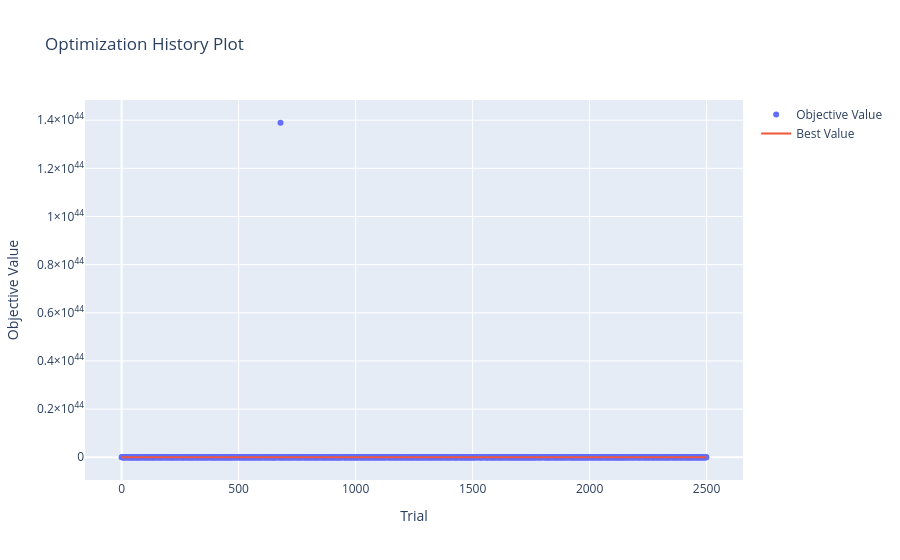
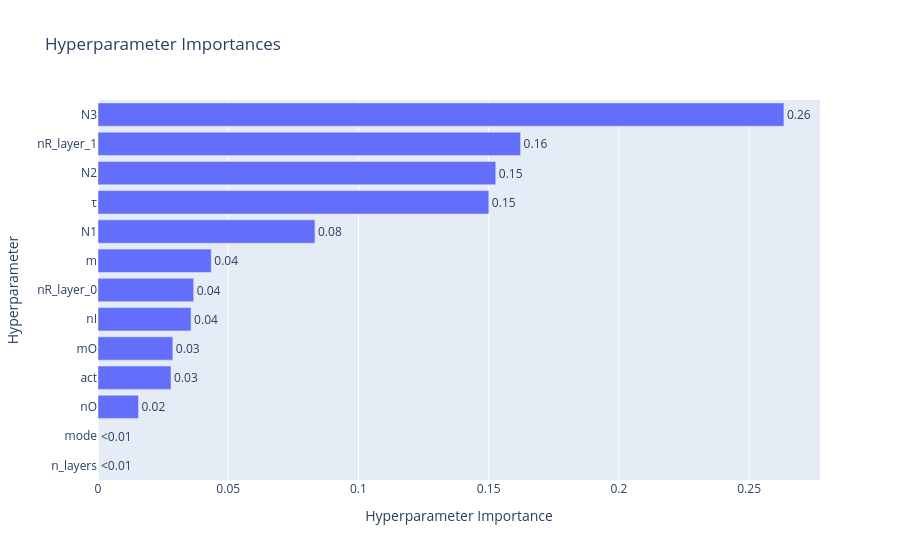
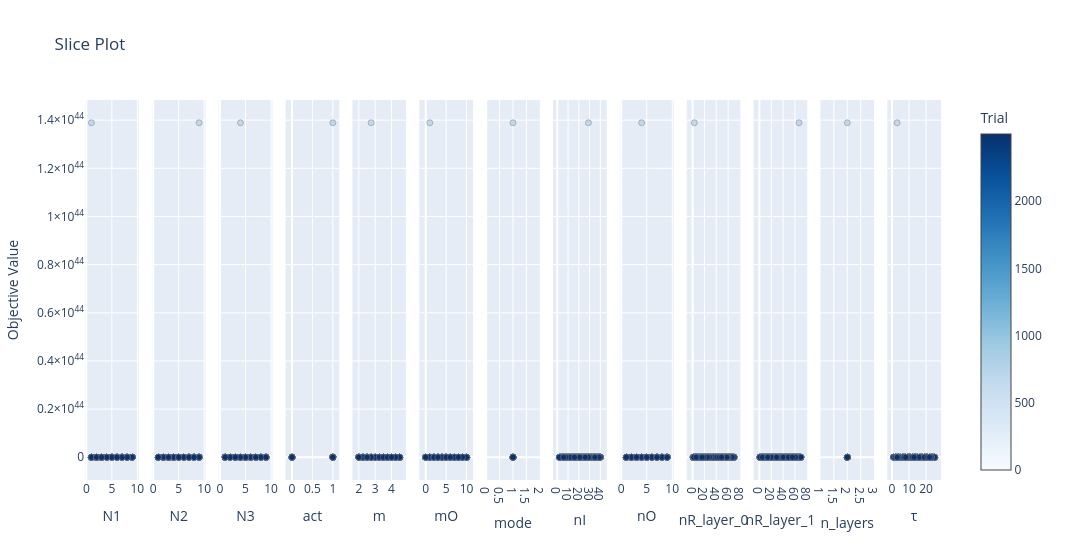

The code cell stored with these charts, in order, in its notebook:
### Markdown cell above
Phase 3 — analysis (new cell):

### Code cell
db = 'sqlite:///' + os.path.abspath(os.path.join('Optimization', RunTag(), 'optuna.db')).replace(os.sep, '/')
for name in sorted(optuna.get_all_study_names(db)):
    st = optuna.load_study(study_name=name, storage=db)
    done = [t for t in st.trials if t.state == optuna.trial.TrialState.COMPLETE]
    best = f'{min(t.value for t in done):.4f}' if done else '-'
    print(f'{name}: {len(st.trials)} trials | {len(done)} completos | melhor {best}')

st = optuna.load_study(study_name='obj1_L2-2_s1', storage=db)   # escolha o estudo
optuna.visualization.plot_optimization_history(st).show()
optuna.visualization.plot_param_importances(st).show()
optuna.visualization.plot_slice(st).show()

### Figure 1 — Plotly figure (JSON) as saved in the notebook; plotly's stock layout.template omitted (floating-point values rounded to 4 significant figures; data arrays with more than 128 entries replaced by an {"elided": "..."} marker saying what was removed)
{"data": [{"mode": "markers", "name": "Objective Value", "type": "scatter", "x": {"elided": "2267 int values"}, "y": {"elided": "2267 float values"}}, {"mode": "lines", "name": "Best Value", "type": "scatter", "x": {"elided": "2500 int values"}, "y": {"elided": "2500 float values"}}, {"marker": {"color": "#cccccc"}, "mode": "markers", "name": "Infeasible Trial", "showlegend": false, "type": "scatter", "x": [], "y": []}], "layout": {"title": {"text": "Optimization History Plot"}, "xaxis": {"title": {"text": "Trial"}}, "yaxis": {"title": {"text": "Objective Value"}}}}

### Figure 2 — Plotly figure (JSON) as saved in the notebook; plotly's stock layout.template omitted (floating-point values rounded to 4 significant figures)
{"data": [{"cliponaxis": false, "hovertemplate": ["n_layers (IntDistribution): 0.0<extra></extra>", "mode (IntDistribution): 0.0<extra></extra>", "nO (IntDistribution): 0.015554503875111082<extra></extra>", "act (IntDistribution): 0.028031393438066536<extra></extra>", "mO (IntDistribution): 0.028735097604801453<extra></extra>", "nI (IntDistribution): 0.03573854928442146<extra></extra>", "nR_layer_0 (IntDistribution): 0.03673874146421515<extra></extra>", "m (FloatDistribution): 0.043491985548139156<extra></extra>", "N1 (IntDistribution): 0.08331051390741918<extra></extra>", "τ (IntDistribution): 0.15006503697678023<extra></extra>", "N2 (IntDistribution): 0.15272536775304<extra></extra>", "nR_layer_1 (IntDistribution): 0.16225340814622333<extra></extra>", "N3 (IntDistribution): 0.26335540200178265<extra></extra>"], "name": "Objective Value", "orientation": "h", "text": ["<0.01", "<0.01", "0.02", "0.03", "0.03", "0.04", "0.04", "0.04", "0.08", "0.15", "0.15", "0.16", "0.26"], "textposition": "outside", "type": "bar", "x": [0, 0, 0.01555, 0.02803, 0.02874, 0.03574, 0.03674, 0.04349, 0.08331, 0.1501, 0.1527, 0.1623, 0.2634], "y": ["n_layers", "mode", "nO", "act", "mO", "nI", "nR_layer_0", "m", "N1", "τ", "N2", "nR_layer_1", "N3"]}], "layout": {"title": {"text": "Hyperparameter Importances"}, "xaxis": {"title": {"text": "Hyperparameter Importance"}}, "yaxis": {"title": {"text": "Hyperparameter"}}}}

### Figure 3 — Plotly figure (JSON) as saved in the notebook; plotly's stock layout.template omitted (floating-point values rounded to 4 significant figures; data arrays with more than 128 entries replaced by an {"elided": "..."} marker saying what was removed)
{"data": [{"marker": {"color": {"elided": "2267 int values"}, "colorbar": {"title": {"text": "Trial"}, "x": 1, "xpad": 40}, "colorscale": [[0, "rgb(247,251,255)"], [0.125, "rgb(222,235,247)"], [0.25, "rgb(198,219,239)"], [0.375, "rgb(158,202,225)"], [0.5, "rgb(107,174,214)"], [0.625, "rgb(66,146,198)"], [0.75, "rgb(33,113,181)"], [0.875, "rgb(8,81,156)"], [1, "rgb(8,48,107)"]], "line": {"color": "Grey", "width": 0.5}, "showscale": true}, "mode": "markers", "name": "Feasible Trial", "showlegend": false, "type": "scatter", "x": {"elided": "2267 int values"}, "xaxis": "x", "y": {"elided": "2267 float values"}, "yaxis": "y"}, {"marker": {"color": {"elided": "2267 int values"}, "colorbar": {"title": {"text": "Trial"}, "x": 1, "xpad": 40}, "colorscale": [[0, "rgb(247,251,255)"], [0.125, "rgb(222,235,247)"], [0.25, "rgb(198,219,239)"], [0.375, "rgb(158,202,225)"], [0.5, "rgb(107,174,214)"], [0.625, "rgb(66,146,198)"], [0.75, "rgb(33,113,181)"], [0.875, "rgb(8,81,156)"], [1, "rgb(8,48,107)"]], "line": {"color": "Grey", "width": 0.5}, "showscale": false}, "mode": "markers", "name": "Feasible Trial", "showlegend": false, "type": "scatter", "x": {"elided": "2267 int values"}, "xaxis": "x2", "y": {"elided": "2267 float values"}, "yaxis": "y2"}, {"marker": {"color": {"elided": "2267 int values"}, "colorbar": {"title": {"text": "Trial"}, "x": 1, "xpad": 40}, "colorscale": [[0, "rgb(247,251,255)"], [0.125, "rgb(222,235,247)"], [0.25, "rgb(198,219,239)"], [0.375, "rgb(158,202,225)"], [0.5, "rgb(107,174,214)"], [0.625, "rgb(66,146,198)"], [0.75, "rgb(33,113,181)"], [0.875, "rgb(8,81,156)"], [1, "rgb(8,48,107)"]], "line": {"color": "Grey", "width": 0.5}, "showscale": false}, "mode": "markers", "name": "Feasible Trial", "showlegend": false, "type": "scatter", "x": {"elided": "2267 int values"}, "xaxis": "x3", "y": {"elided": "2267 float values"}, "yaxis": "y3"}, {"marker": {"color": {"elided": "2267 int values"}, "colorbar": {"title": {"text": "Trial"}, "x": 1, "xpad": 40}, "colorscale": [[0, "rgb(247,251,255)"], [0.125, "rgb(222,235,247)"], [0.25, "rgb(198,219,239)"], [0.375, "rgb(158,202,225)"], [0.5, "rgb(107,174,214)"], [0.625, "rgb(66,146,198)"], [0.75, "rgb(33,113,181)"], [0.875, "rgb(8,81,156)"], [1, "rgb(8,48,107)"]], "line": {"color": "Grey", "width": 0.5}, "showscale": false}, "mode": "markers", "name": "Feasible Trial", "showlegend": false, "type": "scatter", "x": {"elided": "2267 int values"}, "xaxis": "x4", "y": {"elided": "2267 float values"}, "yaxis": "y4"}, {"marker": {"color": {"elided": "2267 int values"}, "colorbar": {"title": {"text": "Trial"}, "x": 1, "xpad": 40}, "colorscale": [[0, "rgb(247,251,255)"], [0.125, "rgb(222,235,247)"], [0.25, "rgb(198,219,239)"], [0.375, "rgb(158,202,225)"], [0.5, "rgb(107,174,214)"], [0.625, "rgb(66,146,198)"], [0.75, "rgb(33,113,181)"], [0.875, "rgb(8,81,156)"], [1, "rgb(8,48,107)"]], "line": {"color": "Grey", "width": 0.5}, "showscale": false}, "mode": "markers", "name": "Feasible Trial", "showlegend": false, "type": "scatter", "x": {"elided": "2267 float values"}, "xaxis": "x5", "y": {"elided": "2267 float values"}, "yaxis": "y5"}, {"marker": {"color": {"elided": "2267 int values"}, "colorbar": {"title": {"text": "Trial"}, "x": 1, "xpad": 40}, "colorscale": [[0, "rgb(247,251,255)"], [0.125, "rgb(222,235,247)"], [0.25, "rgb(198,219,239)"], [0.375, "rgb(158,202,225)"], [0.5, "rgb(107,174,214)"], [0.625, "rgb(66,146,198)"], [0.75, "rgb(33,113,181)"], [0.875, "rgb(8,81,156)"], [1, "rgb(8,48,107)"]], "line": {"color": "Grey", "width": 0.5}, "showscale": false}, "mode": "markers", "name": "Feasible Trial", "showlegend": false, "type": "scatter", "x": {"elided": "2267 int values"}, "xaxis": "x6", "y": {"elided": "2267 float values"}, "yaxis": "y6"}, {"marker": {"color": {"elided": "2267 int values"}, "colorbar": {"title": {"text": "Trial"}, "x": 1, "xpad": 40}, "colorscale": [[0, "rgb(247,251,255)"], [0.125, "rgb(222,235,247)"], [0.25, "rgb(198,219,239)"], [0.375, "rgb(158,202,225)"], [0.5, "rgb(107,174,214)"], [0.625, "rgb(66,146,198)"], [0.75, "rgb(33,113,181)"], [0.875, "rgb(8,81,156)"], [1, "rgb(8,48,107)"]], "line": {"color": "Grey", "width": 0.5}, "showscale": false}, "mode": "markers", "name": "Feasible Trial", "showlegend": false, "type": "scatter", "x": {"elided": "2267 int values"}, "xaxis": "x7", "y": {"elided": "2267 float values"}, "yaxis": "y7"}, {"marker": {"color": {"elided": "2267 int values"}, "colorbar": {"title": {"text": "Trial"}, "x": 1, "xpad": 40}, "colorscale": [[0, "rgb(247,251,255)"], [0.125, "rgb(222,235,247)"], [0.25, "rgb(198,219,239)"], [0.375, "rgb(158,202,225)"], [0.5, "rgb(107,174,214)"], [0.625, "rgb(66,146,198)"], [0.75, "rgb(33,113,181)"], [0.875, "rgb(8,81,156)"], [1, "rgb(8,48,107)"]], "line": {"color": "Grey", "width": 0.5}, "showscale": false}, "mode": "markers", "name": "Feasible Trial", "showlegend": false, "type": "scatter", "x": {"elided": "2267 int values"}, "xaxis": "x8", "y": {"elided": "2267 float values"}, "yaxis": "y8"}, {"marker": {"color": {"elided": "2267 int values"}, "colorbar": {"title": {"text": "Trial"}, "x": 1, "xpad": 40}, "colorscale": [[0, "rgb(247,251,255)"], [0.125, "rgb(222,235,247)"], [0.25, "rgb(198,219,239)"], [0.375, "rgb(158,202,225)"], [0.5, "rgb(107,174,214)"], [0.625, "rgb(66,146,198)"], [0.75, "rgb(33,113,181)"], [0.875, "rgb(8,81,156)"], [1, "rgb(8,48,107)"]], "line": {"color": "Grey", "width": 0.5}, "showscale": false}, "mode": "markers", "name": "Feasible Trial", "showlegend": false, "type": "scatter", "x": {"elided": "2267 int values"}, "xaxis": "x9", "y": {"elided": "2267 float values"}, "yaxis": "y9"}, {"marker": {"color": {"elided": "2267 int values"}, "colorbar": {"title": {"text": "Trial"}, "x": 1, "xpad": 40}, "colorscale": [[0, "rgb(247,251,255)"], [0.125, "rgb(222,235,247)"], [0.25, "rgb(198,219,239)"], [0.375, "rgb(158,202,225)"], [0.5, "rgb(107,174,214)"], [0.625, "rgb(66,146,198)"], [0.75, "rgb(33,113,181)"], [0.875, "rgb(8,81,156)"], [1, "rgb(8,48,107)"]], "line": {"color": "Grey", "width": 0.5}, "showscale": false}, "mode": "markers", "name": "Feasible Trial", "showlegend": false, "type": "scatter", "x": {"elided": "2267 int values"}, "xaxis": "x10", "y": {"elided": "2267 float values"}, "yaxis": "y10"}, {"marker": {"color": {"elided": "2267 int values"}, "colorbar": {"title": {"text": "Trial"}, "x": 1, "xpad": 40}, "colorscale": [[0, "rgb(247,251,255)"], [0.125, "rgb(222,235,247)"], [0.25, "rgb(198,219,239)"], [0.375, "rgb(158,202,225)"], [0.5, "rgb(107,174,214)"], [0.625, "rgb(66,146,198)"], [0.75, "rgb(33,113,181)"], [0.875, "rgb(8,81,156)"], [1, "rgb(8,48,107)"]], "line": {"color": "Grey", "width": 0.5}, "showscale": false}, "mode": "markers", "name": "Feasible Trial", "showlegend": false, "type": "scatter", "x": {"elided": "2267 int values"}, "xaxis": "x11", "y": {"elided": "2267 float values"}, "yaxis": "y11"}, {"marker": {"color": {"elided": "2267 int values"}, "colorbar": {"title": {"text": "Trial"}, "x": 1, "xpad": 40}, "colorscale": [[0, "rgb(247,251,255)"], [0.125, "rgb(222,235,247)"], [0.25, "rgb(198,219,239)"], [0.375, "rgb(158,202,225)"], [0.5, "rgb(107,174,214)"], [0.625, "rgb(66,146,198)"], [0.75, "rgb(33,113,181)"], [0.875, "rgb(8,81,156)"], [1, "rgb(8,48,107)"]], "line": {"color": "Grey", "width": 0.5}, "showscale": false}, "mode": "markers", "name": "Feasible Trial", "showlegend": false, "type": "scatter", "x": {"elided": "2267 int values"}, "xaxis": "x12", "y": {"elided": "2267 float values"}, "yaxis": "y12"}, {"marker": {"color": {"elided": "2267 int values"}, "colorbar": {"title": {"text": "Trial"}, "x": 1, "xpad": 40}, "colorscale": [[0, "rgb(247,251,255)"], [0.125, "rgb(222,235,247)"], [0.25, "rgb(198,219,239)"], [0.375, "rgb(158,202,225)"], [0.5, "rgb(107,174,214)"], [0.625, "rgb(66,146,198)"], [0.75, "rgb(33,113,181)"], [0.875, "rgb(8,81,156)"], [1, "rgb(8,48,107)"]], "line": {"color": "Grey", "width": 0.5}, "showscale": false}, "mode": "markers", "name": "Feasible Trial", "showlegend": false, "type": "scatter", "x": {"elided": "2267 int values"}, "xaxis": "x13", "y": {"elided": "2267 float values"}, "yaxis": "y13"}], "layout": {"title": {"text": "Slice Plot"}, "width": 3900, "xaxis": {"anchor": "y", "domain": [0, 0.06272], "title": {"text": "N1"}}, "xaxis10": {"anchor": "y10", "domain": [0.703, 0.7657], "title": {"text": "nR_layer_0"}}, "xaxis11": {"anchor": "y11", "domain": [0.7811, 0.8438], "title": {"text": "nR_layer_1"}}, "xaxis12": {"anchor": "y12", "domain": [0.8592, 0.9219], "title": {"text": "n_layers"}}, "xaxis13": {"anchor": "y13", "domain": [0.9373, 1.0], "title": {"text": "τ"}}, "xaxis2": {"anchor": "y2", "domain": [0.07811, 0.1408], "title": {"text": "N2"}}, "xaxis3": {"anchor": "y3", "domain": [0.1562, 0.2189], "title": {"text": "N3"}}, "xaxis4": {"anchor": "y4", "domain": [0.2343, 0.297], "title": {"text": "act"}}, "xaxis5": {"anchor": "y5", "domain": [0.3124, 0.3751], "title": {"text": "m"}}, "xaxis6": {"anchor": "y6", "domain": [0.3905, 0.4533], "title": {"text": "mO"}}, "xaxis7": {"anchor": "y7", "domain": [0.4686, 0.5314], "title": {"text": "mode"}}, "xaxis8": {"anchor": "y8", "domain": [0.5467, 0.6095], "title": {"text": "nI"}}, "xaxis9": {"anchor": "y9", "domain": [0.6249, 0.6876], "title": {"text": "nO"}}, "yaxis": {"anchor": "x", "domain": [0, 1], "title": {"text": "Objective Value"}}, "yaxis10": {"anchor": "x10", "domain": [0, 1], "matches": "y", "showticklabels": false}, "yaxis11": {"anchor": "x11", "domain": [0, 1], "matches": "y", "showticklabels": false}, "yaxis12": {"anchor": "x12", "domain": [0, 1], "matches": "y", "showticklabels": false}, "yaxis13": {"anchor": "x13", "domain": [0, 1], "matches": "y", "showticklabels": false}, "yaxis2": {"anchor": "x2", "domain": [0, 1], "matches": "y", "showticklabels": false}, "yaxis3": {"anchor": "x3", "domain": [0, 1], "matches": "y", "showticklabels": false}, "yaxis4": {"anchor": "x4", "domain": [0, 1], "matches": "y", "showticklabels": false}, "yaxis5": {"anchor": "x5", "domain": [0, 1], "matches": "y", "showticklabels": false}, "yaxis6": {"anchor": "x6", "domain": [0, 1], "matches": "y", "showticklabels": false}, "yaxis7": {"anchor": "x7", "domain": [0, 1], "matches": "y", "showticklabels": false}, "yaxis8": {"anchor": "x8", "domain": [0, 1], "matches": "y", "showticklabels": false}, "yaxis9": {"anchor": "x9", "domain": [0, 1], "matches": "y", "showticklabels": false}}}
